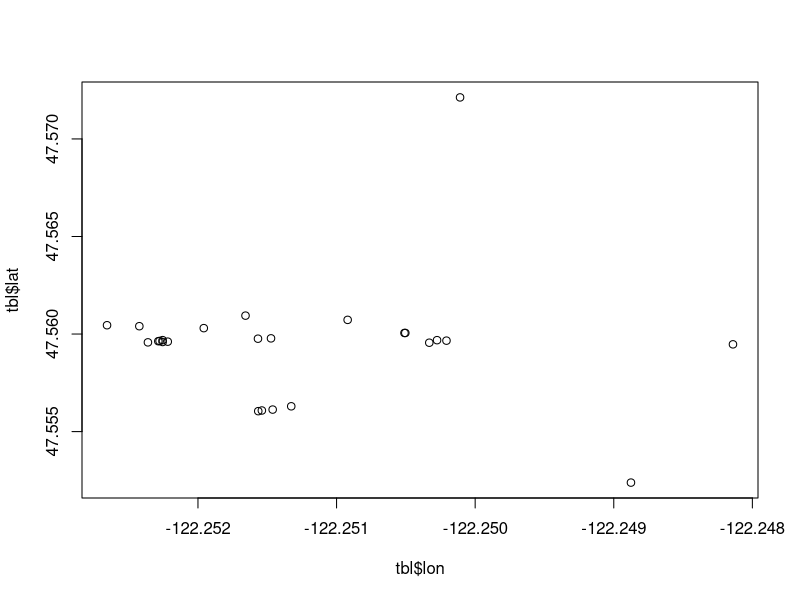

Generate this figure with R:
dir(path="incomingData") # [1] "2020-jun-27.csv"
tbl <- read.table("incomingData/2020-jun-27.csv", sep=",", as.is=TRUE, header=TRUE, nrow=-1)
dim(tbl)

tbl$lat <- as.numeric(sub("°", "", tbl$Latitude))
tbl$lon <- as.numeric(sub("°", "", tbl$Longitude))

plot(tbl$lon, tbl$lat)


